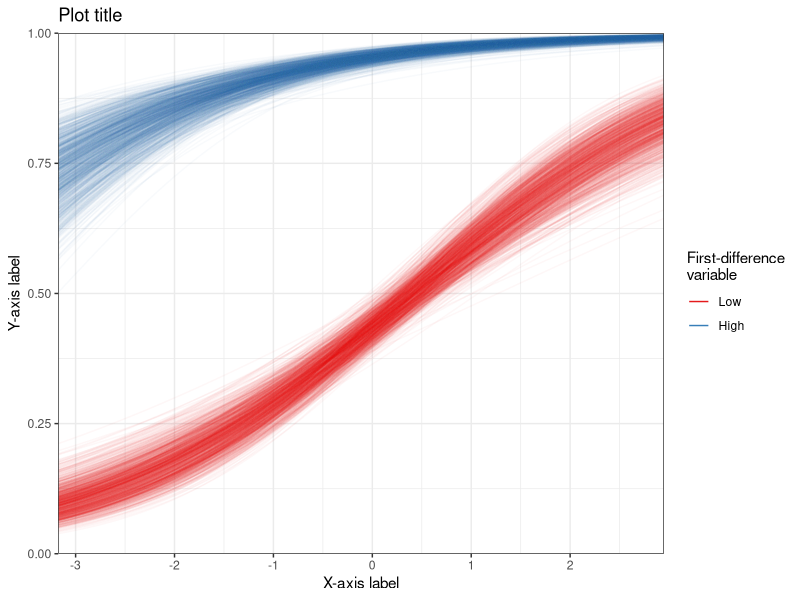

This figure's R source:
# Lines visualization
# H. Achicanoy
# CIAT, 2016

# A simple approach to visually-weighted regression plots

doInstall <- TRUE  # Change to FALSE if you don't want packages installed.
toInstall <- c("ggplot2", "reshape2", "MASS")
if(doInstall){install.packages(toInstall, repos = "http://cran.us.r-project.org")}
lapply(toInstall, library, character.only = TRUE)

# Generate some data:
nn <- 1000
myData <- data.frame(X = rnorm(nn),
                     Binary = sample(c(0, 1), nn, replace = T))
myData$Y <- with(myData, X * 2 + Binary * 10 + rnorm(nn, sd = 5))
myData$Y <- (myData$Y > 1) * 1
head(myData)

# Model:
myModel <- glm(Y ~ X + Binary, data = myData, family = "binomial")

# Generate predictions
nSims <- 1000
someScenarios <- expand.grid(1,  # Intercept
                             seq(min(myData$X), max(myData$X), len = 100),  # A sequence covering the range of X values
                             c(0, 1))  # The minimum and maximum of a binary variable, or some other first difference

simDraws <- mvrnorm(nSims, coef(myModel), vcov(myModel))
simYhats <- simDraws %*% t(someScenarios)
simYhats <- plogis(simYhats)

dim(simYhats)  # Simulated predictions

# Combine scenario definitions and predictions.
predictionFrame <- data.frame(someScenarios, t(simYhats))
# Reshape wide -> long:
longFrame <- melt(predictionFrame, id.vars = colnames(someScenarios))

head(longFrame)
zp1 <- ggplot(data = longFrame,
              aes(x = Var2, y = value, group = paste(variable, Var3), colour = factor(Var3)))
zp1 <- zp1 + geom_line(alpha = I(1/sqrt(nSims)))
zp1 <- zp1 + scale_x_continuous("X-axis label", expand = c(0, 0))
zp1 <- zp1 + scale_y_continuous("Y-axis label", limits = c(0, 1), expand = c(0, 0))
zp1 <- zp1 + scale_colour_brewer(palette="Set1", labels = c("Low", "High"))  # Change colour palette
zp1 <- zp1 + guides(colour = guide_legend("First-difference\nvariable",
                                          override.aes = list(alpha = 1)))  # Avoid an alpha-related legend problem
zp1 <- zp1 + ggtitle("Plot title")
zp1 <- zp1 + theme_bw()
print(zp1)
